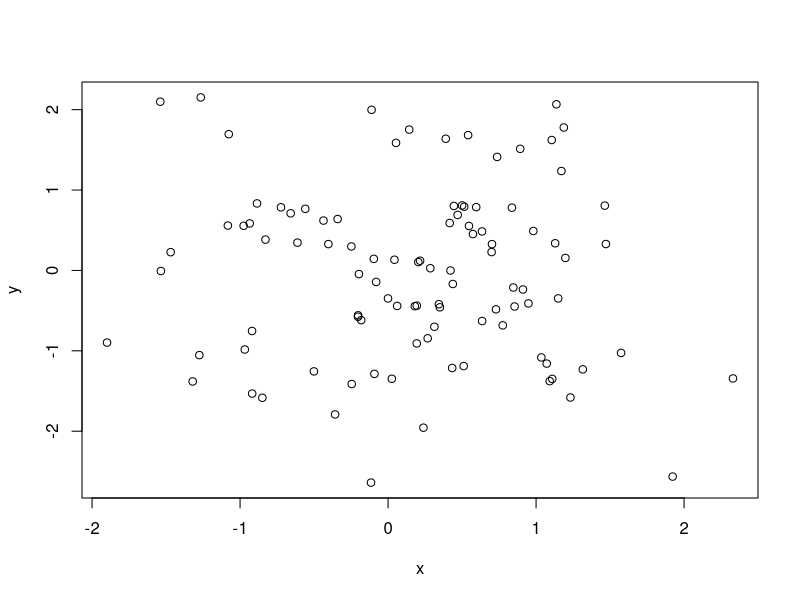

Recreate this plot in R.
## ---- chunk 1
x <- rnorm(100)
y <- rnorm(100)
plot(x,y)
## ---- chunk 2
x <- rnorm(100)
